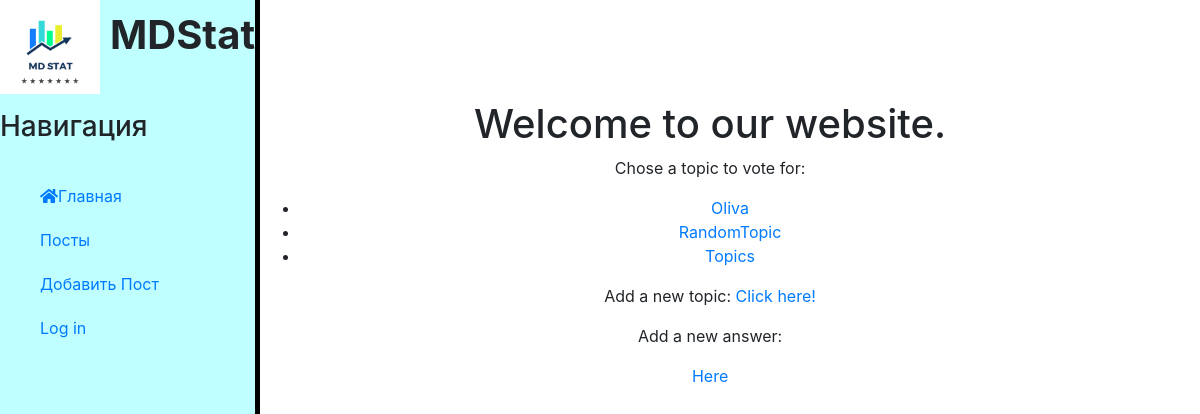
Screenshot of /polls/ with the database file from the repository.
### polls/models.py (models this page shows, shortened)
class Question(models.Model):
	question_text = models.CharField(max_length = 200)
	summary = models.TextField(max_length=1000, help_text="Enter a brief description of the question", null = True)
	pub_date = models.DateTimeField('date published')

### polls/views.py (the view)
# urls.py: path('', views.IndexView.as_view(), name='index'),
class IndexView(generic.ListView):
	template_name = 'polls/index.html'
	context_object_name = 'latest_question_list'
	def get_queryset(self):
		return Question.objects.order_by('-pub_date')[:5]

### polls/templates/polls/index.html (shortened to what this page needs)
{% extends 'polls/detail.html' %}
{% block content %}
<div class="features">
<h1>Welcome to our website.</h1>
<p>Chose a topic to vote for:</p>
{% if latest_question_list %}
    <ul>
    {% for question in latest_question_list %}
        <li><a href="{% url 'polls:detail' question.id %}">{{ question.question_text }}</a></li>
    {% endfor %}
    </ul>
{% else %}
    <p>No polls are available.</p>
{% endif %}
<p>Add a new topic:
<a href="{% url 'polls:create' %}">Click here!</a></p>
<p>Add a new answer:</p>
<a href="{% url 'polls:create_answers' %}">Here</a>
</body>
{% endblock %}

### polls/static/polls/css/main.css (style rules this page uses)
body { background: white; }
main .features { float: left; margin-top: 100px; text-align: center; width: 75%; }

### rows the page displays
Question: question_text "Oliva"
Question: question_text "RandomTopic"
Question: question_text "Topics"
